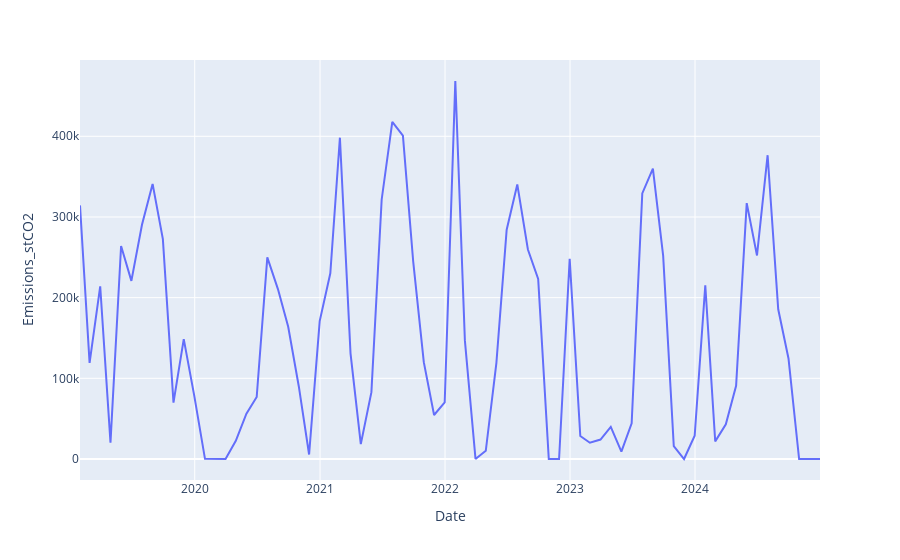

This figure's notebook cell:
### Code cell
px.line(rggi_or_pjm_capacity.reset_index().query('`Plant Name`=="Brandon Shores"'),x='Date',y='Emissions_stCO2')
